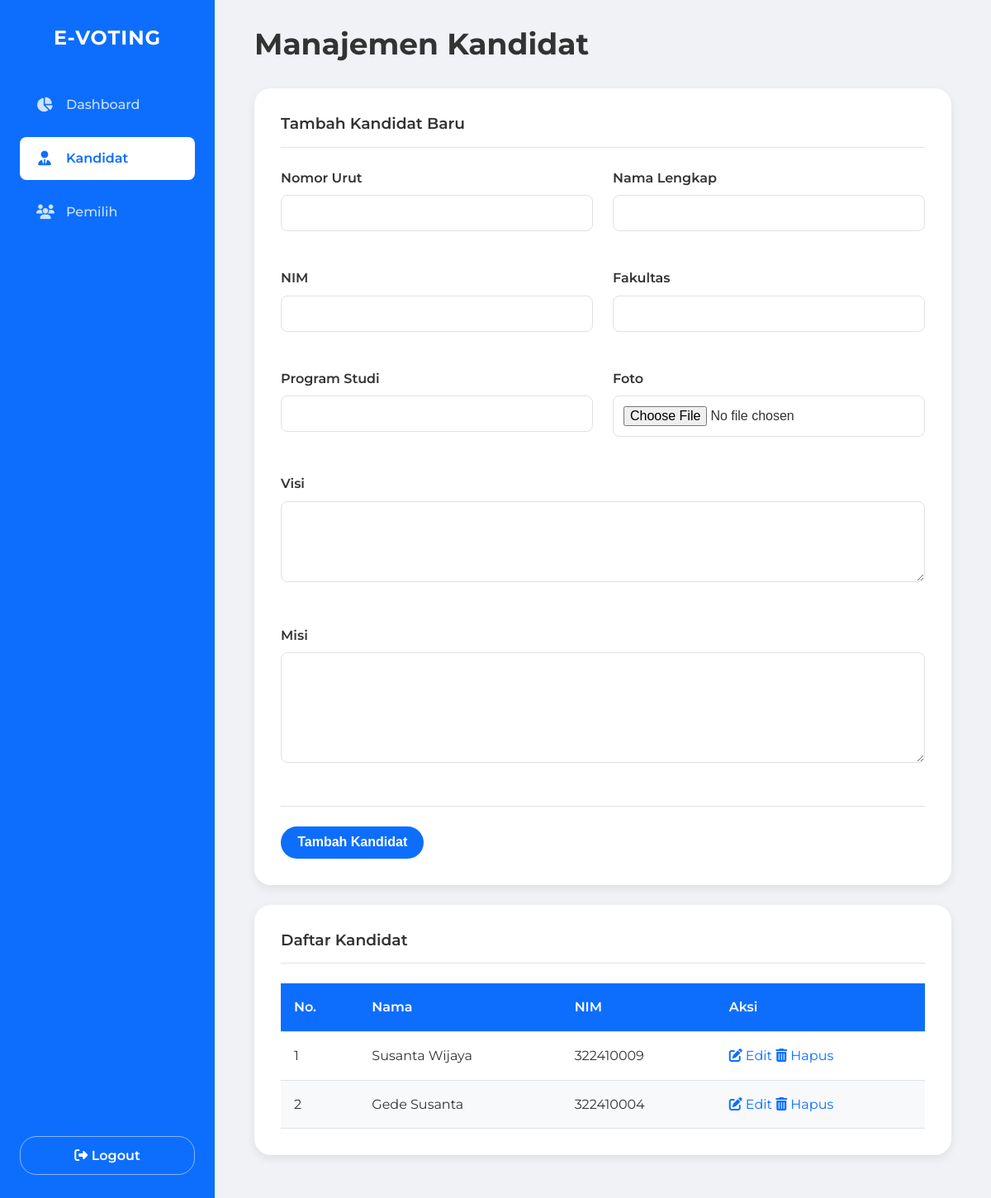
Page /admin/kandidat.php (signed in) on the committed database.
### tables this page shows
CREATE TABLE `kandidat` (
  `id_kandidat` int(11) NOT NULL,
  `nomor_urut` int(5) NOT NULL,
  `nama_lengkap` varchar(255) NOT NULL,
  `nim` varchar(20) NOT NULL,
  `fakultas` varchar(100) NOT NULL,
  `program_studi` varchar(100) NOT NULL,
  `foto` varchar(255) NOT NULL,
  `visi` text NOT NULL,
  `misi` text NOT NULL
);

### admin/kandidat.php (the view, shortened to what this page needs)
<?php
require_once __DIR__ . '/../config/koneksi.php';
$path_prefix = '../';
$is_edit_mode = false;
$kandidat_data = [
    'id_kandidat' => '', 'nomor_urut' => '', 'nama_lengkap' => '', 'nim' => '',
    'fakultas' => '', 'program_studi' => '', 'foto' => '', 'visi' => '', 'misi' => ''
];
?>
<!DOCTYPE html>
<html lang="id">
<head>
    <link rel="stylesheet" href="https://cdnjs.cloudflare.com/ajax/libs/font-awesome/6.5.2/css/all.min.css">
    <link rel="stylesheet" href="<?php echo $path_prefix; ?>assets/css/style.css">
</head>
<body class="admin-page-body">
<div class="admin-layout">
    <aside class="admin-sidebar">
        <h1 class="admin-sidebar-title">E-VOTING</h1>
        <nav class="admin-nav">
            <a href="index.php"><i class="fa-solid fa-chart-pie"></i> Dashboard</a>
            <a href="kandidat.php" class="active"><i class="fa-solid fa-user-tie"></i> Kandidat</a>
            <a href="pemilih.php"><i class="fa-solid fa-users"></i> Pemilih</a>
        </nav>
        <div class="admin-sidebar-footer">
            <a href="<?php echo $path_prefix; ?>logout.php" class="btn btn-nav">
                <i class="fa-solid fa-right-from-bracket"></i> Logout
            </a>
        </div>
    </aside>
    <main class="admin-main-content">
        <div class="page-header">
            <h1>Manajemen Kandidat</h1>
        </div>
        <div class="content-card">
            <h3><?php echo $is_edit_mode ? 'Edit Kandidat' : 'Tambah Kandidat Baru'; ?></h3>
            <form class="form" action="_proses/kandidat_proses.php" method="POST" enctype="multipart/form-data">
                <div class="form-grid">
                    <div class="form-group">
                        <label>Nomor Urut</label>
                        <input type="number" name="nomor_urut" class="form-input" value="<?php echo htmlspecialchars($kandidat_data['nomor_urut']); ?>" required>
                    </div>
                    <div class="form-group">
                        <label>Nama Lengkap</label>
                        <input type="text" name="nama_lengkap" class="form-input" value="<?php echo htmlspecialchars($kandidat_data['nama_lengkap']); ?>" required>
                    </div>
                    <div class="form-group">
                        <label>NIM</label>
                        <input type="text" name="nim" class="form-input" value="<?php echo htmlspecialchars($kandidat_data['nim']); ?>" required>
                    </div>
                    <div class="form-group">
                        <label>Fakultas</label>
                        <input type="text" name="fakultas" class="form-input" value="<?php echo htmlspecialchars($kandidat_data['fakultas']); ?>" required>
                    </div>
                    <div class="form-group">
                        <label>Program Studi</label>
                        <input type="text" name="program_studi" class="form-input" value="<?php echo htmlspecialchars($kandidat_data['program_studi']); ?>" required>
                    </div>
                    <div class="form-group">
                        <label>Foto</label>
                        <input type="file" name="foto" class="form-input" <?php echo !$is_edit_mode ? 'required' : ''; ?>>
                    </div>
                    <div class="form-group form-full-width">
                        <label>Visi</label>
                        <textarea name="visi" rows="4" class="form-input" required><?php echo htmlspecialchars($kandidat_data['visi']); ?></textarea>
                    </div>
                    <div class="form-group form-full-width">
                        <label>Misi</label>
                        <textarea name="misi" rows="6" class="form-input" required><?php echo htmlspecialchars($kandidat_data['misi']); ?></textarea>
                    </div>
                </div>
                <div class="form-actions">
                    <?php if ($is_edit_mode): ?>
                        <button type="submit" name="update_kandidat" class="btn btn-primary">Update Kandidat</button>
                        <a href="kandidat.php" class="btn btn-secondary">Batal Edit</a>
                    <?php else: ?>
                        <button type="submit" name="tambah_kandidat" class="btn btn-primary">Tambah Kandidat</button>
                    <?php endif; ?>
                </div>
            </form>
        </div>
        <div class="content-card">
            <h3>Daftar Kandidat</h3>
            <div class="table-responsive-wrapper">
                <table class="data-table">
                    <thead>
                        <tr>
                            <th>No.</th>
                            <th>Nama</th>
                            <th>NIM</th>
                            <th>Aksi</th>
                        </tr>
                    </thead>
                    <tbody>
                        <?php
                        $result = mysqli_query($koneksi, "SELECT * FROM kandidat ORDER BY nomor_urut ASC");
                        while ($row = mysqli_fetch_assoc($result)):
                        ?>
                        <tr>
                            <td><?php echo htmlspecialchars($row['nomor_urut']); ?></td>
                            <td><?php echo htmlspecialchars($row['nama_lengkap']); ?></td>
                            <td><?php echo htmlspecialchars($row['nim']); ?></td>
                            <td class="table-actions">
                                <a href="kandidat.php?edit_id=<?php echo $row['id_kandidat']; ?>" class="action-link edit"><i class="fa-solid fa-pen-to-square"></i> Edit</a>
                                <a href="_proses/kandidat_proses.php?hapus_id=<?php echo $row['id_kandidat']; ?>" class="action-link delete" onclick="return confirm('Yakin ingin menghapus kandidat ini?')"><i class="fa-solid fa-trash-can"></i> Hapus</a>
                            </td>
                        </tr>
                        <?php endwhile; ?>
                    </tbody>
                </table>
            </div>
        </div>
    </main>
</div>
</body>
</html>

### assets/css/style.css (style rules this page uses)
:root { --primary-color: #0d6efd; --primary-hover: #0b5ed7; --success-color: #198754; --danger-color: #dc3545; --light-color: #f8f9fa; --text-color: #333; --border-color: #dee2e6; --body-bg: #f0f2f5; --card-bg: #ffffff; --shadow: 0 4px 12px rgba(0, 0, 0, 0.08); --border-radius: 20px; }
*, *::before, *::after { box-sizing: border-box; margin: 0; padding: 0; }
html { font-size: 16px; }
body { font-family: 'Montserrat', sans-serif; background-color: var(--body-bg); color: var(--text-color); line-height: 1.6; }
a { color: var(--primary-color); text-decoration: none; transition: color 0.2s ease-in-out; }
h1, h2, h3, h4, h5, h6 { margin-bottom: 0.75rem; font-weight: 600; line-height: 1.2; }
.admin-page-body .admin-layout { display: flex; width: 100%; min-height: 100vh; }
.admin-page-body .admin-sidebar { position: fixed; top: 0; left: 0; bottom: 0; width: 260px; z-index: 1000; background-color: var(--primary-color); color: #fff; padding: 2rem 1.5rem; display: flex; flex-direction: column; flex-shrink: 0; }
.admin-page-body .admin-sidebar-title { font-size: 1.5rem; text-align: center; margin-bottom: 2.5rem; letter-spacing: 1px; font-weight: 700; }
.admin-page-body .admin-nav { display: flex; flex-direction: column; gap: 0.75rem; flex-grow: 1; }
.admin-page-body .admin-nav a { display: flex; align-items: center; padding: 0.85rem 1.25rem; border-radius: 8px; color: rgba(255, 255, 255, 0.8); font-weight: 500; transition: background-color 0.2s, color 0.2s; }
.admin-page-body .admin-nav a.active { background-color: #fff; color: var(--primary-color); font-weight: 600; }
.admin-page-body .admin-nav i { margin-right: 1rem; width: 20px; text-align: center; font-size: 1.1rem; }
.admin-page-body .admin-sidebar-footer .btn-nav { width: 100%; border: 1px solid rgba(255, 255, 255, 0.5); color: rgb(255, 255, 255); background-color: transparent; }
.admin-page-body .admin-main-content { flex-grow: 1; padding: 2rem 3rem; overflow-y: auto; margin-left: 260px; }
.admin-page-body .admin-main-content .page-header { border: none; padding-bottom: 0; margin-bottom: 2rem; }
.admin-page-body .admin-main-content .page-header h1 { font-size: 2.25rem; font-weight: 700; }
.admin-page-body .admin-main-content .content-card { background: var(--card-bg); padding: 2rem; border-radius: var(--border-radius); box-shadow: var(--shadow); margin-bottom: 1.5rem; }
.admin-page-body .admin-main-content .data-table thead th { background-color: var(--primary-color); color: white; font-weight: 600; font-size: 1rem; }
.content-card h3 { margin-top: 0; padding-bottom: 1rem; border-bottom: 1px solid var(--border-color); margin-bottom: 1.5rem; }
.btn { display: inline-block; padding: 0.6rem 1.2rem; font-size: 1rem; font-weight: 600; text-align: center; border: 1px solid transparent; border-radius: var(--border-radius); cursor: pointer; transition: all 0.2s ease-in-out; }
.btn-primary { background-color: var(--primary-color); color: #fff; }
.form-group { margin-bottom: 1.25rem; }
.form-group label { display: block; margin-bottom: 0.5rem; font-weight: 600; }
.form-input, textarea.form-input { width: 100%; padding: 0.75rem; border: 1px solid var(--border-color); border-radius: 8px; font-size: 1rem; }
.form-actions { margin-top: 1.5rem; padding-top: 1.5rem; display: flex; gap: 1rem; border-top: 1px solid var(--border-color); }
.form-grid { display: grid; grid-template-columns: 1fr 1fr; gap: 1.5rem; }
.form-full-width { grid-column: 1 / -1; }
.data-table { width: 100%; border-collapse: collapse; }
.data-table th, .data-table td { padding: 1rem; text-align: left; border-bottom: 1px solid var(--border-color); }
.data-table tbody tr:nth-child(even) { background-color: var(--light-color); }

### rows in the picture
kandidat: nomor_urut "1", nama_lengkap "Susanta Wijaya", nim "322410009"
kandidat: nomor_urut "2", nama_lengkap "Gede Susanta", nim "322410004"
